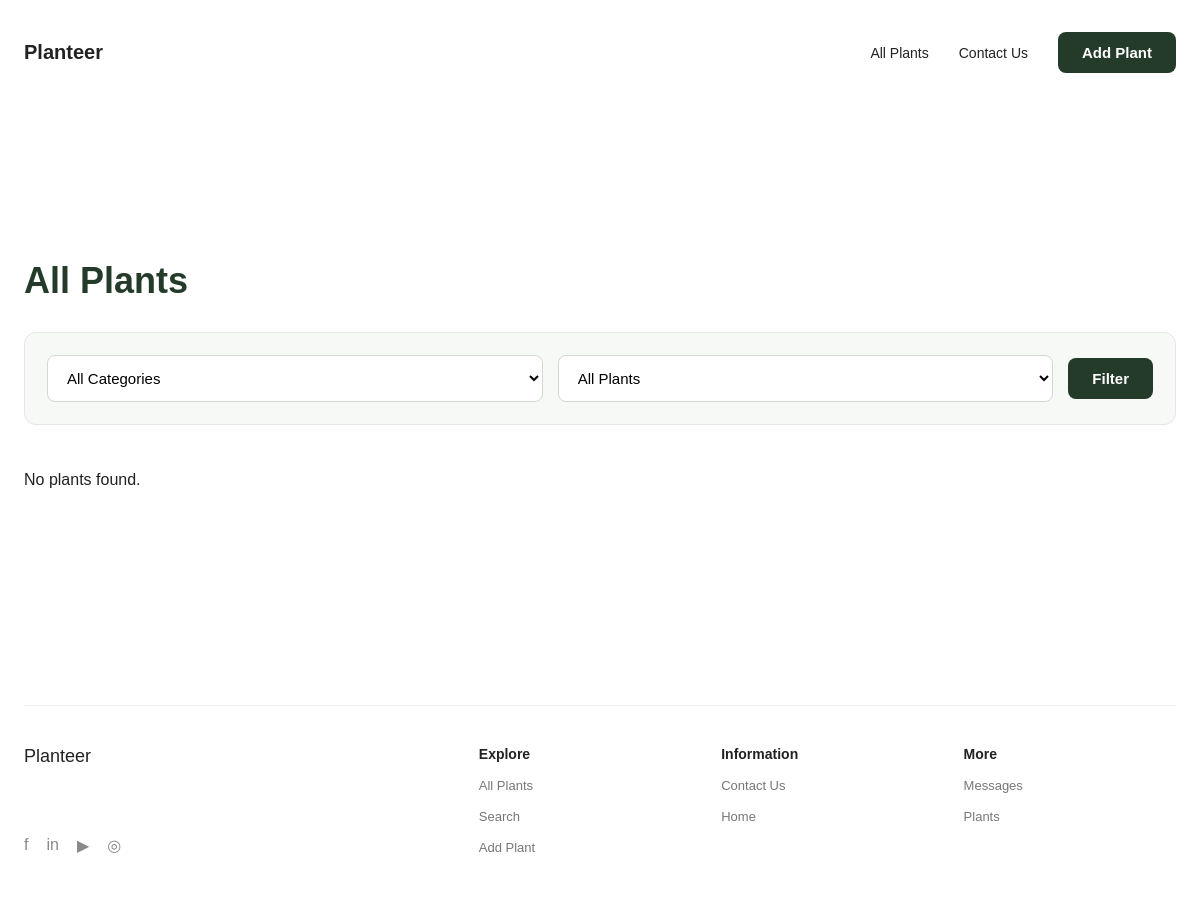
The app's page /plants/all/, older data.
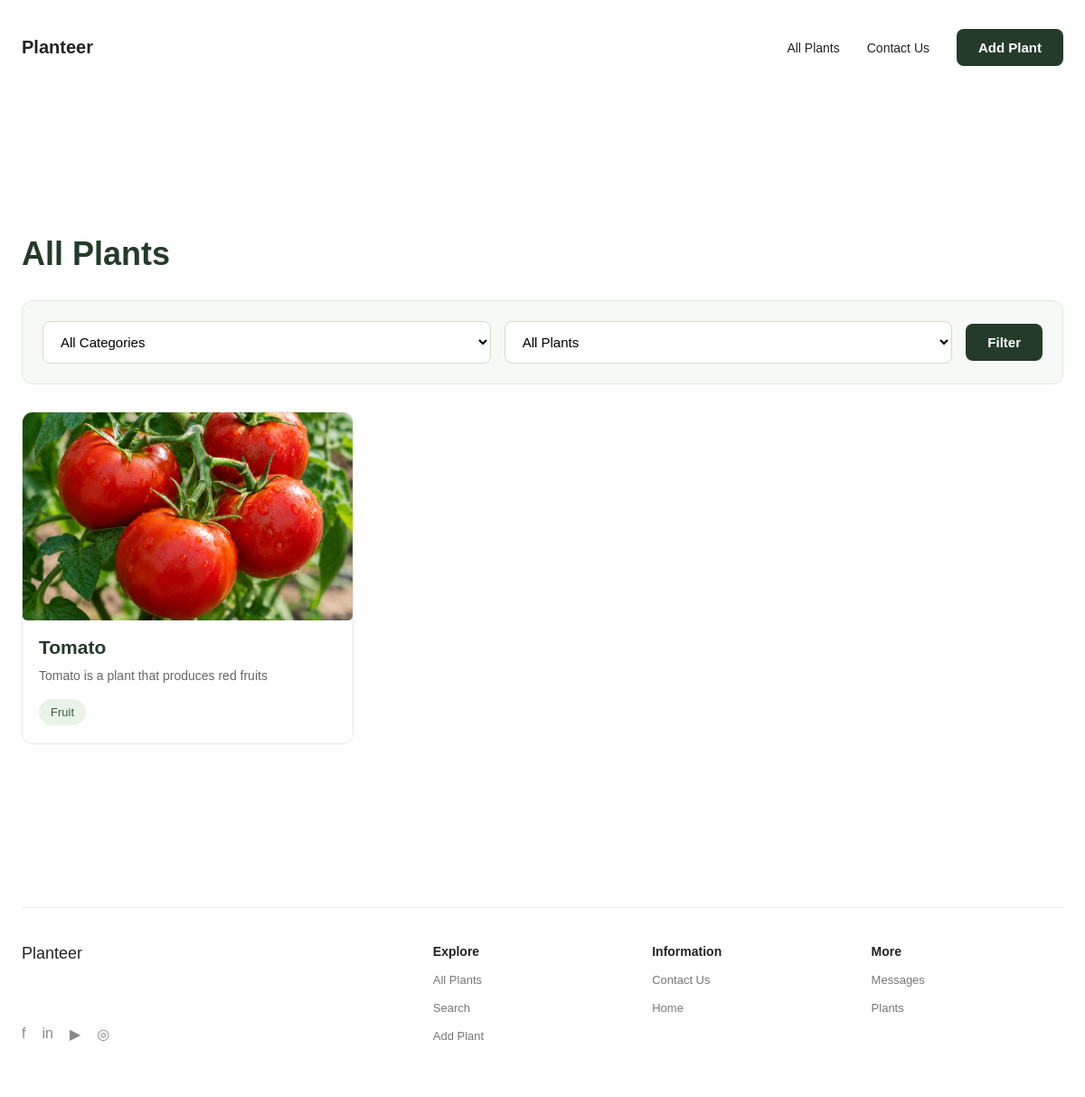
The same page, newer data.
### plants/models.py (models this page shows, shortened)
class Plant(models.Model):
    class CategoryChoices(models.TextChoices):
        TREE = 'Tree', 'Tree'
        FRUIT = 'Fruit', 'Fruit'
        VEGETABLES = 'Vegetables', 'Vegetables'
        FLOWER = 'Flower', 'Flower'
        HERB = 'Herb', 'Herb'
    name = models.CharField(max_length=200)
    about = models.TextField()
    used_for = models.TextField()
    image = models.ImageField(upload_to='plants/')
    category = models.CharField(
        max_length=50,
        choices=CategoryChoices.choices
    )
    is_edible = models.BooleanField(default=False)
    created_at = models.DateTimeField(auto_now_add=True)

### plants/views.py (the view)
# urls.py: path('all/', views.all_plants, name='all_plants'),
def all_plants(request):
    plants = Plant.objects.all()
    category = request.GET.get('category')
    is_edible = request.GET.get('is_edible')
    if category:
        plants = plants.filter(category=category)
    if is_edible in ['true', 'false']:
        plants = plants.filter(is_edible=(is_edible == 'true'))
    context = {
        'plants': plants,
        'categories': Plant.CategoryChoices.choices,
        'selected_category': category,
        'selected_edible': is_edible,
    }
    return render(request, 'plants/all_plants.html', context)

### plants/templates/plants/all_plants.html (shortened to what this page needs)
{% extends 'main/base.html' %}
{% block content %}
<section class="plants-section">
    <h1>All Plants</h1>
    <form method="GET" class="filters">
        <select name="category">
            <option value="">All Categories</option>
        </select>
        <select name="is_edible">
            <option value="">All Plants</option>
        </select>
        <button type="submit" class="btn">Filter</button>
    </form>
    <div class="plants-grid">
        {% for plant in plants %}
        <a href="/plants/{{ plant.id }}/detail/" class="plant-card">
            <img src="{{ plant.image.url }}" alt="{{ plant.name }}">
            <h3>{{ plant.name }}</h3>
            <p>{{ plant.about|truncatewords:8 }}</p>
            <span>{{ plant.get_category_display }}</span>
        </a>
        {% empty %}
        <p>No plants found.</p>
        {% endfor %}
    </div>
</section>
{% endblock %}

Row changes from the older to the newer data that the page shows:
added Plant: image (picture), name "Tomato", about "Tomato is a plant that produces red fruits", category "Fruit"
Text that changed along with them:
text no longer shown: "No plants found."
